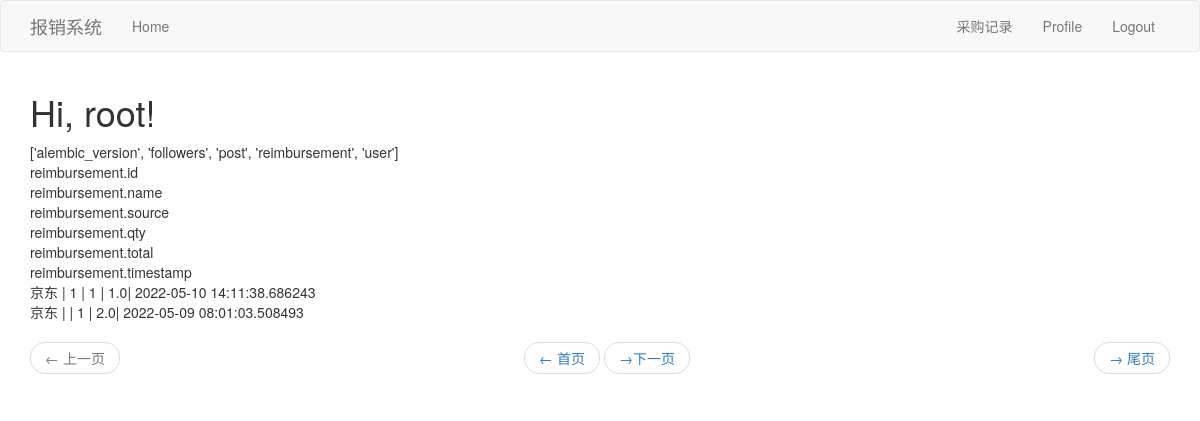
The page /index (signed in) on the database as committed earlier.
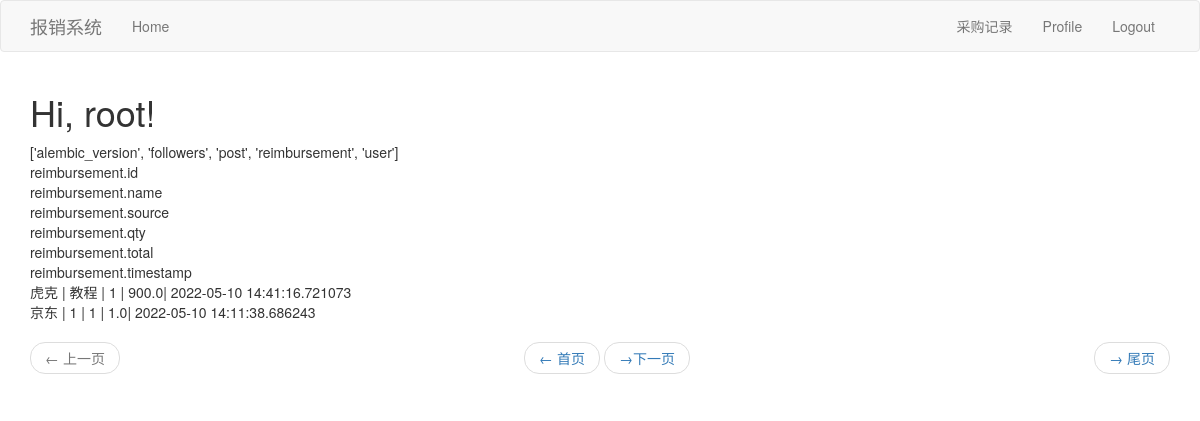
The same page on the database as committed later.
### app/models.py (models this page shows, shortened)
class User(UserMixin,db.Model):
    id = db.Column(db.Integer, primary_key=True)
    username = db.Column(db.String(64), index=True, unique=True)
    email = db.Column(db.String(120), index=True, unique=True)
    password_hash = db.Column(db.String(128))
    about_me = db.Column(db.String(140))
    last_seen = db.Column(db.DateTime, default=datetime.utcnow)
    followed = db.relationship(
        'User', secondary=followers,
        primaryjoin=(followers.c.follower_id == id),
        secondaryjoin=(followers.c.followed_id == id),
        backref=db.backref('followers', lazy='dynamic'), lazy='dynamic')
    posts = db.relationship('Post', backref='author', lazy='dynamic')

class Reimbursement(db.Model):
    id = db.Column(db.Integer,primary_key=True,autoincrement=True)
    source = db.Column(db.String(10))
    name = db.Column(db.String(50))
    qty = db.Column(db.Integer)
    total = db.Column(db.Float)
    timestamp = db.Column(db.DateTime, index=True, default=datetime.utcnow)

### app/routes.py (the view)
@app.route('/')
@app.route('/index')
@login_required
def index():
    page = request.args.get('page', 1, type=int)
    reimbursements = Reimbursement.query.order_by(Reimbursement.timestamp.desc()).paginate(
        page, app.config['POSTS_PER_PAGE'], False)
    Allpages = math.ceil(int(reimbursements.total) /  app.config['POSTS_PER_PAGE'])
    first_url = url_for('index', baseDict=baseDict, page=1)
    next_url = url_for('index', baseDict=baseDict,page=reimbursements.next_num) \
        if reimbursements.has_next else None
    prev_url = url_for('index',baseDict=baseDict, page=reimbursements.prev_num) \
        if reimbursements.has_prev else None
    last_url = url_for('index', page=Allpages)
    return render_template('index.html', baseDict=baseDict, reimbursements=reimbursements.items,
                           first_url=first_url,next_url=next_url, prev_url=prev_url,last_url=last_url)

### app/models.py (called while the page is built)
@login.user_loader
def load_user(id):
    return User.query.get(int(id))

### app/routes.py (called while the page is built)
@app.before_request
def before_request():
    if current_user.is_authenticated:
        current_user.last_seen = datetime.utcnow()
        db.session.commit()

### app/templates/index.html (shortened to what this page needs)
{% extends "base.html" %}
{% import 'bootstrap/wtf.html' as wtf %}
{% block app_content  %}
    <h1>Hi, {{ current_user.username }}!</h1>
    <div>{{ baseDict['tables'] }}</div>
    {% for field in baseDict['reimbursement'] %}
    <div>{{ field }}</div>
    {% endfor %}
    {% for reimbursement in reimbursements %}
    <div>{{ reimbursement.source }} | {{ reimbursement.name }} | {{ reimbursement.qty }} | {{ reimbursement.total }}| {{ reimbursement.timestamp }} </div>
    {% endfor %}
    <nav aria-label="...">
            <ul class="pager">
                <li class="previous{% if not prev_url %} disabled{% endif %}">
                    <a href="{{ prev_url or '#' }}">
                        <span aria-hidden="true">&larr;</span> 上一页
                    </a>
                </li>
                <li class="first{% if not first_url %} disabled{% endif %}">
                    <a href="{{ first_url or '#' }}">
                        <span aria-hidden="true">&larr;</span> 首页
                    </a>
                </li>
                <li class="next{% if not last_url %} disabled{% endif %}">
                    <a href="{{ last_url or '#' }}">
                        <span aria-hidden="true">&rarr;</span> 尾页
                    </a>
                </li>
                <li class="last{% if not next_url %} disabled{% endif %}">
                    <a href="{{ next_url or '#' }}">
                         <span aria-hidden="true">&rarr;</span>下一页
                    </a>
                </li>
            </ul>
        </nav>
{% endblock %}

### app/templates/base.html (shortened to what this page needs)
  {% extends 'bootstrap/base.html' %}
 {% block navbar %}
    <nav class="navbar navbar-default">
        <div class="container">
            <div class="navbar-header">
                <a class="navbar-brand" href="{{ url_for('index') }}">报销系统</a>
            </div>
            <div class="collapse navbar-collapse" id="bs-example-navbar-collapse-1">
                <ul class="nav navbar-nav">
                    <li><a href="{{ url_for('index') }}">Home</a></li>
                </ul>
                <ul class="nav navbar-nav navbar-right">
                    {% if current_user.is_anonymous %}
                    <li><a href="{{ url_for('auth.login') }}">Login</a></li>
                    {% else %}
                    <li><a href="{{ url_for('reimbursement') }}">采购记录</a></li>
                    <li><a href="{{ url_for('user', username=current_user.username) }}">Profile</a></li>
                    <li><a href="{{ url_for('auth.logout') }}">Logout</a></li>
                    {% endif %}
                </ul>
            </div>
        </div>
          </nav>
        {% endblock %}
        {% block content %}
            <div class="container">
        {% block app_content %}{% endblock %}
    </div>
{% endblock %}

Rows that differ between the two databases and show on the page:
no longer on this page (row unchanged): Reimbursement: source "京东", qty "1", total "2.0", timestamp "2022-05-09 08:01:03.508493"
added Reimbursement: source "虎克", name "教程", qty "1", total "900.0", timestamp "2022-05-10 14:41:16.721073"
